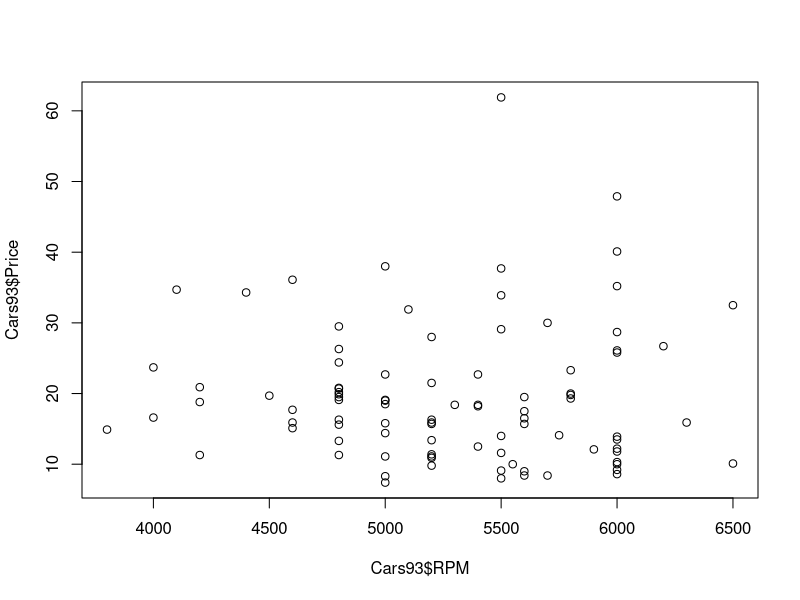

Here is the R script that generated this plot:
library(MASS)
str(Cars93)

plot(Cars93$RPM,Cars93$Price)
cov(x = Cars93$RPM, y = Cars93$Price, use = "everything", method = ("pearson"))

t.test(Cars93$Price, alternative = c("less"), mu=19.2)

